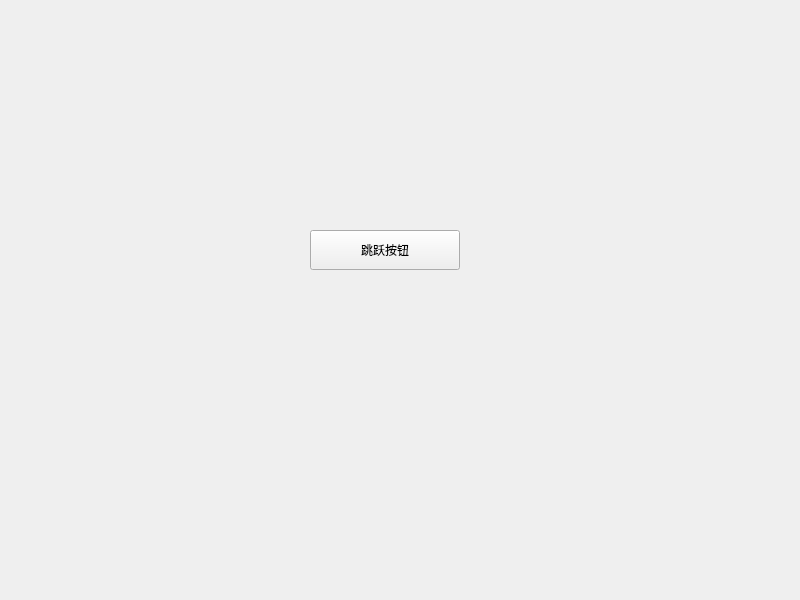
<?xml version="1.0" encoding="UTF-8"?>
<ui version="4.0">
 <class>Widget</class>
 <widget class="QWidget" name="Widget">
  <property name="geometry">
   <rect>
    <x>0</x>
    <y>0</y>
    <width>800</width>
    <height>600</height>
   </rect>
  </property>
  <property name="windowTitle">
   <string>Widget</string>
  </property>
  <widget class="QPushButton" name="pushButton">
   <property name="geometry">
    <rect>
     <x>310</x>
     <y>230</y>
     <width>150</width>
     <height>40</height>
    </rect>
   </property>
   <property name="text">
    <string>跳跃按钮</string>
   </property>
  </widget>
 </widget>
 <resources/>
 <connections/>
</ui>
